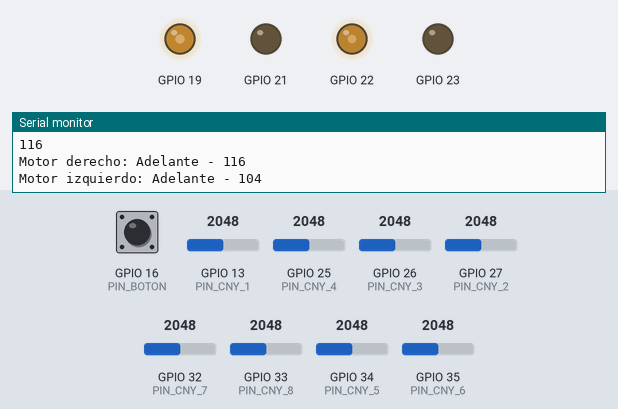
This sketch was run on a simulated ESP32. On the bench: output pins drawn as LEDs (lit = HIGH), the last lines printed to the serial monitor. Inputs (shaded band) come from the test bench; at power-on: GPIO 13 (PIN_CNY_1) = 2048, GPIO 27 (PIN_CNY_2) = 2048, GPIO 33 (PIN_CNY_8) = 2048, GPIO 16 (PIN_BOTON) LOW, GPIO 25 (PIN_CNY_4) = 2048, GPIO 26 (PIN_CNY_3) = 2048, GPIO 32 (PIN_CNY_7) = 2048, GPIO 34 (PIN_CNY_5) = 2048, GPIO 35 (PIN_CNY_6) = 2048.

Above: at 7.8 s.
7.9 s: GPIO 13 (PIN_CNY_1) set to 1228
At 9.7 s:
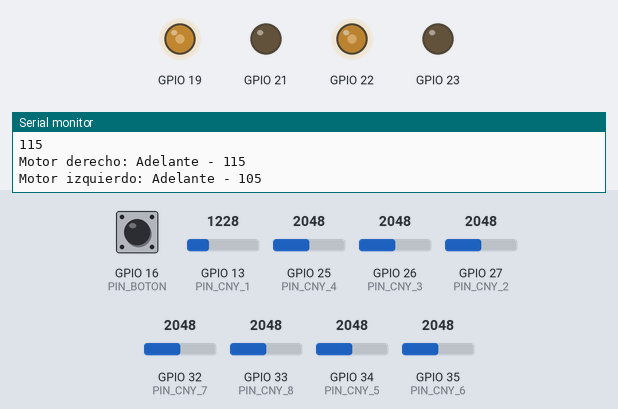
10.1 s: GPIO 27 (PIN_CNY_2) set to 122
At 11.8 s:
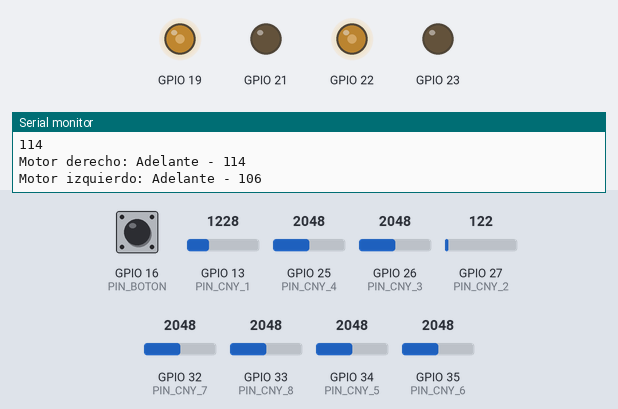
12.1 s: GPIO 33 (PIN_CNY_8) set to 215
At 14.1 s:
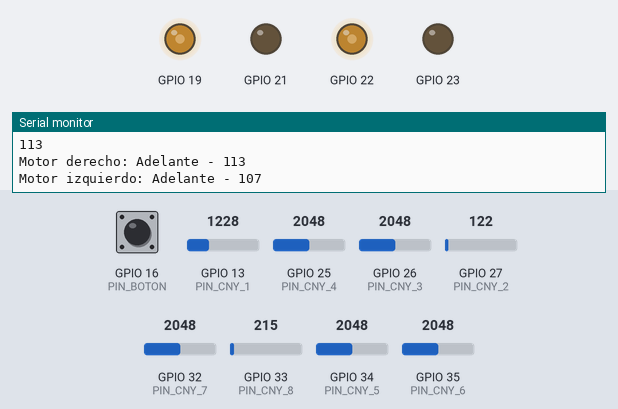
Timing chart, 0 to 15.6 s (numbered marks = the images above; inputs shaded):
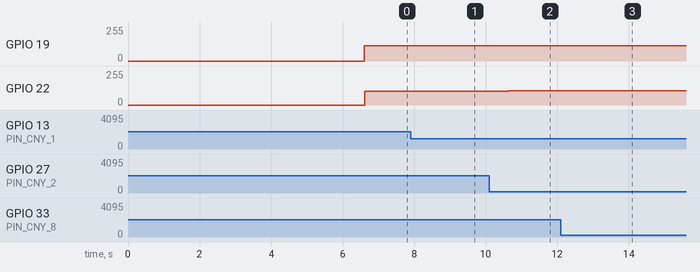

The sketch:

31_08_cny_poo.ino
```cpp
//--- Pines INPUT / OUTPUT ---
// CHANNELS
#define CH_LEFT_1 12
#define CH_LEFT_2 11
#define CH_RIGHT_1 14
#define CH_RIGHT_2 13

// LEFT
#define M1A 19
#define M1B 21

// RIGHT
#define M2A 22
#define M2B 23

// Sensores --> CNY70
#define PIN_CNY_1 13
#define PIN_CNY_2 27
#define PIN_CNY_3 26
#define PIN_CNY_4 25
#define PIN_CNY_5 34
#define PIN_CNY_6 35
#define PIN_CNY_7 32
#define PIN_CNY_8 33

#define PIN_BOTON 16

//--- Cantidad sensores CNY70 ---
#define CNY_CANT 8

// --- Estados logicos ---
#define DEBUG 1
#define LEFT 1
#define RIGHT 2
#define BACKWARD 0
#define FORWARD 1
#define QUIETO 0

// --- Velocidades ---
#define VEL_MIN_PID 110
#define VEL_MIN 80
#define VEL_WHITE_FLOOR 100

// --- Calculo Proporcional ---
#define KP 10
int error, calc_p;
float gain = 120;
float error_prom_max = (KP * 15600);
float error_prom_min = (KP * -15600);

// --- Posicion lado negro ---
// bool black_side = RIGHT;
bool black_side = RIGHT;

int vel_der, vel_izq;

int pines_CNY70[CNY_CANT] = { PIN_CNY_1, PIN_CNY_2, PIN_CNY_3, PIN_CNY_4, PIN_CNY_5, PIN_CNY_6, PIN_CNY_7, PIN_CNY_8 };

// --- Calibracion de sensores ---
int valores_max_leidos[CNY_CANT];
int valores_min_leidos[CNY_CANT];
int valor;

// --- Lecturas de sensores ---
int valores_actuales[CNY_CANT];
bool all_white = false;

bool estado = true;

const int PWMFreq = 1000;
const int PWMResolution = 8;

// --------------------------- Funciones ---------------------------
bool boton_on_off() {
  return estado = digitalRead(PIN_BOTON);
}

class Motor {
  private:
    int pin_1;
    int pin_2;
    int ch_1;
    int ch_2;
    int frecuencia = 1000;
    int resolucion = 8;

  public:
    Motor(int pin_a, int pin_b, int ch_a, int ch_b);
    void Forward(int vel);
    void Backward(int vel);
    void Stop();
};

Motor::Motor(int pin_a, int pin_b, int ch_a, int ch_b) {
  pin_1 = pin_a;
  pin_2 = pin_b;
  ch_1 = ch_a;
  ch_2 = ch_b;

  ledcSetup(ch_1, frecuencia, resolucion);
  ledcSetup(ch_2, frecuencia, resolucion);

  ledcAttachPin(pin_1 ,ch_1);
  ledcAttachPin(pin_2 ,ch_2);
}

void Motor::Forward(int vel) {
  ledcWrite(ch_1, vel);
  ledcWrite(ch_2, 0);
}

void Motor::Backward(int vel) {
  ledcWrite(ch_1, 0);
  ledcWrite(ch_2, vel);
}

void Motor::Stop() {
  ledcWrite(ch_1, 0);
  ledcWrite(ch_2, 0);
}

Motor *rightmotor = new Motor(M1A, M1B, CH_RIGHT_1, CH_RIGHT_2);
Motor *leftmotor = new Motor(M2A, M2B, CH_LEFT_1, CH_LEFT_2);
/*
void pins_and_PWM_setup() {
  // --- Pines Motores (RPWM & LPWM) ---
  pinMode(M1A, OUTPUT);
  pinMode(M1B, OUTPUT);
  pinMode(M2A, OUTPUT);
  pinMode(M2B, OUTPUT);
  // --- CONFIG. PWM ---
  ledcSetup(LEFT_1, PWMFreq, PWMResolution);
  ledcSetup(LEFT_2, PWMFreq, PWMResolution);
  ledcSetup(RIGHT_1, PWMFreq, PWMResolution);
  ledcSetup(RIGHT_2, PWMFreq, PWMResolution);
  // --- Enlace canales PWM a pines motores ---
  ledcAttachPin(M1A, LEFT_1);
  ledcAttachPin(M1B, LEFT_2);
  ledcAttachPin(M2A, RIGHT_1);
  ledcAttachPin(M2B, RIGHT_2);
}

void motor(int motor, int direccion, int velocidad) {

  if (motor == 0) {

    if (direccion == 0) {  // ---> gira en un sentido
      ledcWrite(LEFT_1, velocidad);
      ledcWrite(LEFT_2, 0);

    } else {  // direccion == 1 ---> gira en el otro sentido
      ledcWrite(LEFT_1, 0);
      ledcWrite(LEFT_2, velocidad);
    }
  }

  else if (motor == 1) {

    if (direccion == 0) {  // ---> gira en un sentido
      ledcWrite(RIGHT_1, 0);
      ledcWrite(RIGHT_2, velocidad);

    } else {  // direccion == 1 ---> gira en el otro sentido
      ledcWrite(RIGHT_1, velocidad);
      ledcWrite(RIGHT_2, 0);
    }
  }
}
*/
void setup() {
  for (int i = 0; i < CNY_CANT; i++) {
    pinMode(pines_CNY70[i], INPUT);
  }

  pinMode(PIN_BOTON, INPUT);
  Serial.begin(115200);
  // pins_and_PWM_setup();

  for (int i = 0; i < CNY_CANT; i++) {
    valores_min_leidos[i] = 100000;
    valores_max_leidos[i] = -100000;
  }

  //calibrar lecturas minimas y maximas
  Serial.println("Calibrando.. en while");

  while (boton_on_off() == true) {

    for (int i = 0; i < CNY_CANT; i++) {

      valor = analogRead(pines_CNY70[i]);

      valores_min_leidos[i] = constrain(valores_min_leidos[i], -100000, valor);
      valores_max_leidos[i] = constrain(valores_max_leidos[i], valor, 100000);

      /*Serial.print("Valores mininimos CNY ");
        Serial.print(i);
        Serial.print(" :");
        Serial.println(valores_min_leidos[i]);
        Serial.println();
        delay(100);

        Serial.print("Valores maximos CNY ");
        Serial.print(i);
        Serial.print(" :");
        Serial.println(valores_max_leidos[i]);
        Serial.println();
        delay(100);*/
    }
    /*Serial.print("Valores mininimos CNY 1: ");
      Serial.println(valores_min_leidos[0]);
      Serial.print("Valores mininimos CNY 2: ");
      Serial.println(valores_min_leidos[1]);
      Serial.println();
      Serial.print("Valores maximos CNY 1: ");
      Serial.println(valores_max_leidos[0]);
      Serial.print("Valores maximos CNY 2: ");
      Serial.println(valores_max_leidos[1]);
      delay(1000);*/
  }
  for (int i = 0; i < CNY_CANT; i++) {
    Serial.print("Valores FINALES mininimos CNY ");
    Serial.print(i);
    Serial.print(" :");
    Serial.println(valores_min_leidos[i]);
    Serial.println();
    delay(100);

    Serial.print("Valores FINALES maximos CNY ");
    Serial.print(i);
    Serial.print(" :");
    Serial.println(valores_max_leidos[i]);
    Serial.println();
    delay(100);
  }

  /*Serial.print("Valores mininimos CNY 1 (FINALES): ");
    Serial.println(valores_min_leidos[0]);
    Serial.print("Valores mininimos CNY 2 (FINALES): ");
    Serial.println(valores_min_leidos[1]);

    Serial.print("Valores maximos CNY 1 (FINALES): ");
    Serial.println(valores_max_leidos[0]);
    Serial.print("Valores maximos CNY 2 (FINALES): ");
    Serial.println(valores_max_leidos[1]);*/

  delay(5000);
}

void loop() {

  all_white = false;
  // obtener lecturas de sensores y establecer logica para la cuenta de error

  for (int i = 0; i < CNY_CANT / 2; i++) { // 3-0 sensores izquierdos devuelven valores de 1000 a 0. lado negro izquierda: 0 (los sensores 3-0 izquierdos devuelven valores cercanos a 4095) ------- 3-0 sensores izquierdos devuelven valores de 1000 a 0. lado blanco izquierda: 1000 (los sensores 3-0 izquierdos devuelven valores cercanos a 90)
    valores_actuales[i] = analogRead(pines_CNY70[i]);
    valores_actuales[i] = map(valores_actuales[i], valores_min_leidos[i], valores_max_leidos[i], 1000, 0);
    valores_actuales[i] = constrain(valores_actuales[i], 0, 1000);
  }

  for (int i = CNY_CANT / 2; i < CNY_CANT; i++) { // 7-4 sensores derechos devuelven valores de 0 a 1000. lado blanco derecha: 1000 (los sensores 7-4 derechos devuelven valores cercanos a 0) ------- 7-4 sensores derechos devuelven valores de 0 a 1000. lado negro derecha: 4095 (los sensores 7-4 derechos devuelven valores cercanos a 4095)
    valores_actuales[i] = analogRead(pines_CNY70[i]);
    valores_actuales[i] = map(valores_actuales[i], valores_min_leidos[i], valores_max_leidos[i], 0, 1000);
    valores_actuales[i] = constrain(valores_actuales[i], 0, 1000);
  }

  error = (-16 * valores_actuales[0]) + (-8 * valores_actuales[1]) + (-4 * valores_actuales[2]) + (-2 * valores_actuales[3]) + (2 * valores_actuales[4]) + (4 * valores_actuales[5]) + (8 * valores_actuales[6]) + (16 * valores_actuales[7]);
  // error = (-16 * valores_actuales[7]) + (-8 * valores_actuales[6]) + (-4 * valores_actuales[5]) + (-2 * valores_actuales[4]) + (2 * valores_actuales[3]) + (4 * valores_actuales[2]) + (8 * valores_actuales[1]) + (16 * valores_actuales[0]);

  // 7-4 sensores derechos negativisados __ 3-0 sensores izquierdos positivos

  // POR QUE SE MULTIPLICA EN LA CUENTA DE ERROR?

  Serial.println();
  Serial.print("Error: ");
  Serial.println(error);

  calc_p = KP * error;
  Serial.println();
  Serial.print("Calculo proporcional (P): ");
  Serial.println(calc_p);

  calc_p = map(calc_p, error_prom_min, error_prom_max, -1 * gain, gain);
  Serial.println();
  Serial.print("Calculo proporcional (P): ");
  Serial.println(calc_p);
  Serial.println();

  all_white = error < -26000;

  if (error < error_prom_min) error_prom_min = error;
  if (error > error_prom_max) error_prom_max = error;

  //////////////////////////
  if (black_side == LEFT) {
    vel_der = VEL_MIN_PID - calc_p;
    vel_izq = VEL_MIN_PID + calc_p;
  } else {
    vel_der = VEL_MIN_PID + calc_p;
    vel_izq = VEL_MIN_PID - calc_p;
  }

  Serial.println(vel_izq);
  Serial.println(vel_der);
  //////////////////////////

  vel_der = constrain(vel_der, 0, 255);
  vel_izq = constrain(vel_izq, 0, 255);
  if(vel_der > 255) vel_der = 255;
  if(vel_izq > 255) vel_izq = 255;

  //////////////////////////
  if (all_white) {

    if (black_side == RIGHT) {
      // motor(LEFT, FORWARD, QUIETO);
      leftmotor->Forward(0);
      Serial.println("Motor izquierdo: Quieto - 0");

      // motor(RIGHT, FORWARD, VEL_WHITE_FLOOR);
      rightmotor->Forward(VEL_WHITE_FLOOR);
      Serial.print("Motor derecho: Adelante - ");
      Serial.println(VEL_WHITE_FLOOR);
    } else {
      // motor(RIGHT, FORWARD, QUIETO);
      rightmotor->Forward(0);
      Serial.println("Motor derecho: Quieto - 0");

      // motor(LEFT, FORWARD, VEL_WHITE_FLOOR);
      leftmotor->Forward(VEL_WHITE_FLOOR);
      Serial.print("Motor izquierdo: Adelante - ");
      Serial.println(VEL_WHITE_FLOOR);
    }
  } else {

    if (vel_der < VEL_MIN) {
      int x = VEL_MIN + (VEL_MIN - vel_der);
      Serial.print("Motor derecho: Atras - ");
      Serial.println(x);
      // motor(RIGHT, BACKWARD, x);
      rightmotor->Backward(x);
    } else {
      Serial.print("Motor derecho: Adelante - ");
      Serial.println(vel_der);
      // motor(RIGHT, FORWARD, vel_der);
      rightmotor->Forward(vel_der);
    }

    if (vel_izq < VEL_MIN) {
      int g = VEL_MIN + (VEL_MIN - vel_izq);
      Serial.print("Motor izquierdo: Atras - ");
      Serial.println(g);
      // motor(LEFT, BACKWARD, g);
      leftmotor->Backward(g);
    } else {
      Serial.print("Motor izquierdo: Adelante - ");
      Serial.println(vel_izq);
      // motor(LEFT, FORWARD, vel_izq);
      leftmotor->Forward(vel_izq);
    }
  }
  //////////////////////////

  delay(1000);
}
```

Measured:
- after the input at 7.9 s, GPIO 19: 116/255 → 115/255 after 0.73 s; GPIO 22: 104/255 → 105/255 after 0.73 s
- after the input at 10.1 s, GPIO 19: 115/255 → 114/255 after 0.55 s; GPIO 22: 105/255 → 106/255 after 0.55 s
- after the input at 12.1 s, GPIO 19: 114/255 → 113/255 after 0.56 s; GPIO 22: 106/255 → 107/255 after 0.57 s
